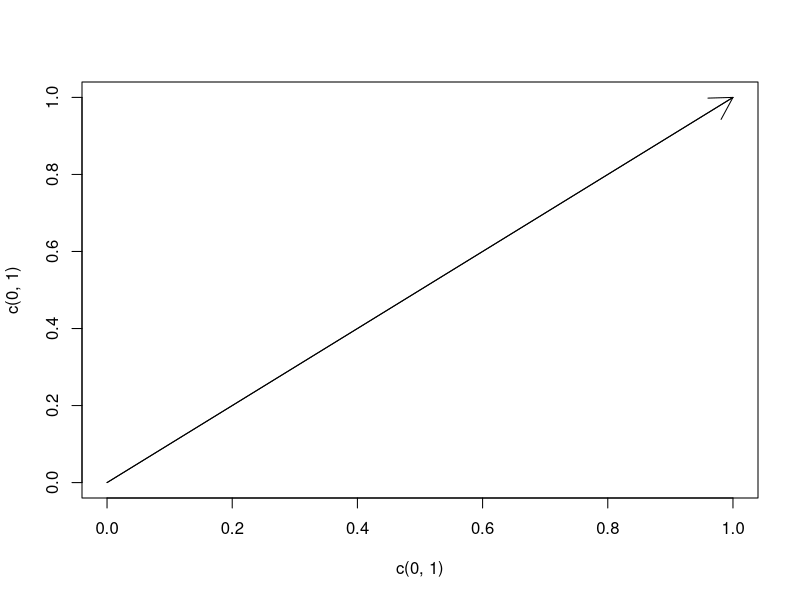
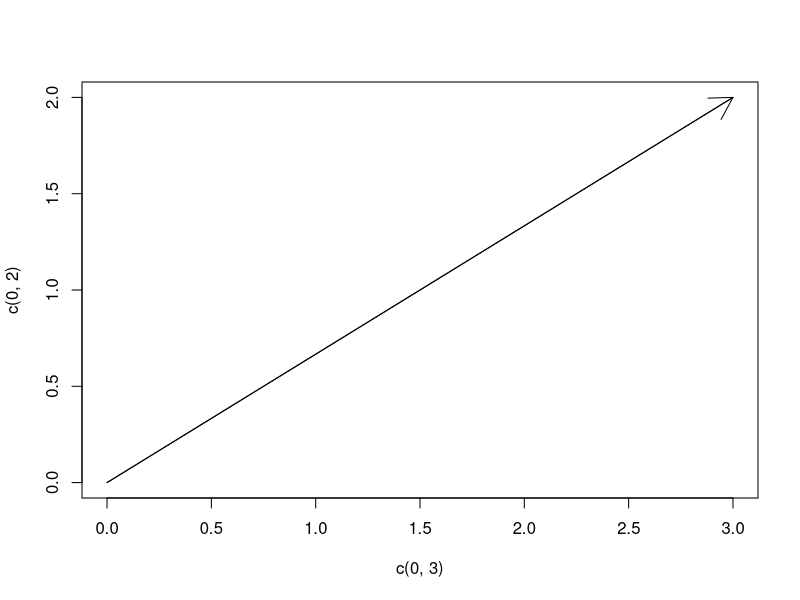
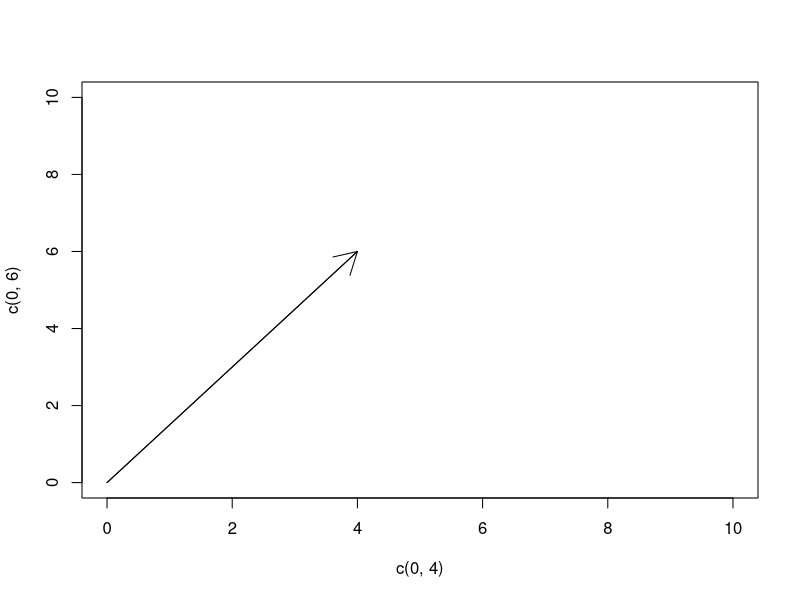

Recreate these plots in R, in order.
#plot vectors with arrow
plot(c(0,1),c(0,1),type='l')
arrows(0,0,1,1)
plot(c(0,3),c(0,2),type='l')
arrows(0,0,3,2)
plot(c(0,4),c(0,6),type='l',xlim = c(0,10),ylim = c(0,10))
arrows(0,0,4,6)

